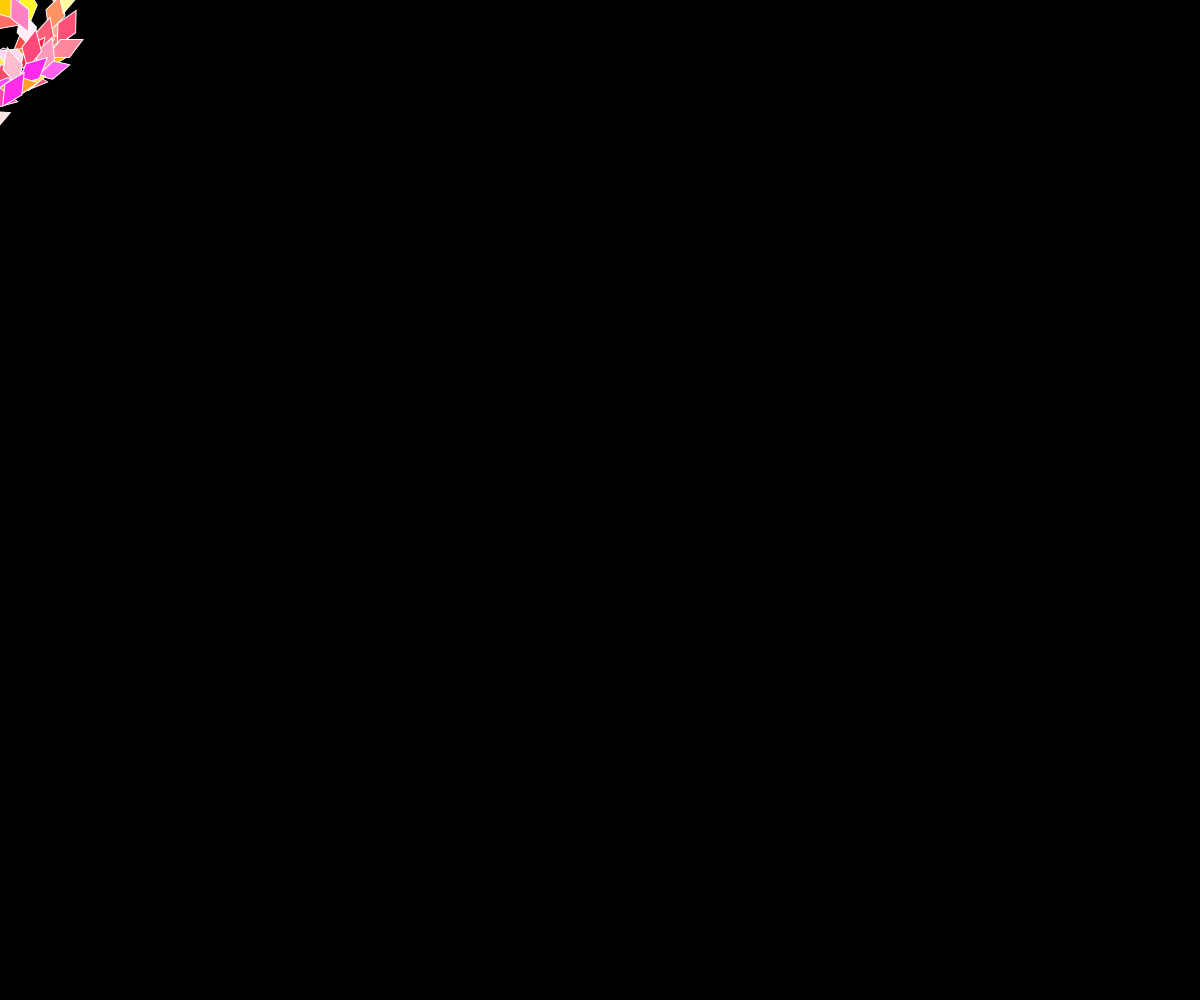
Frame 1 (no input)
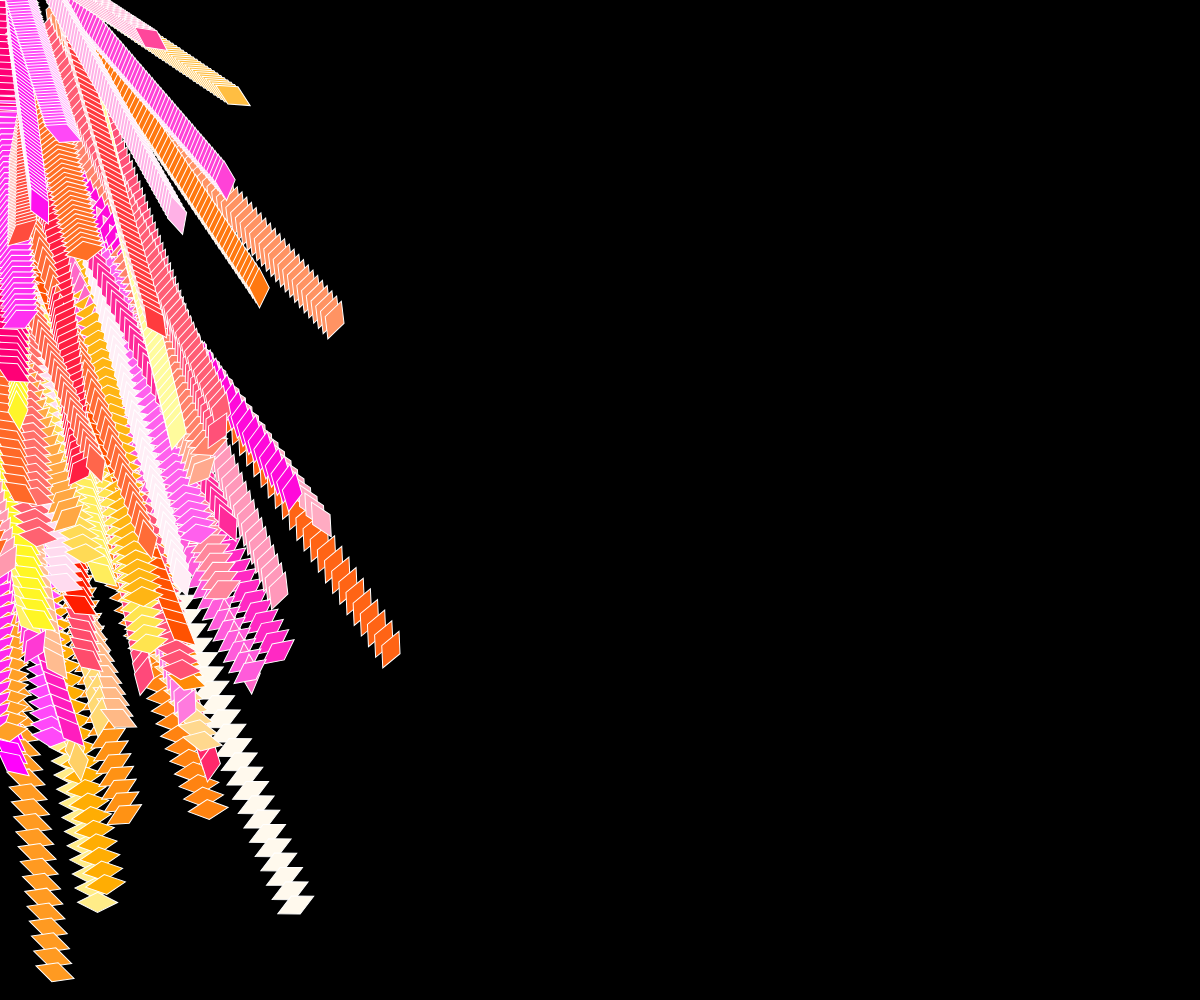
Frame 60 (no input)
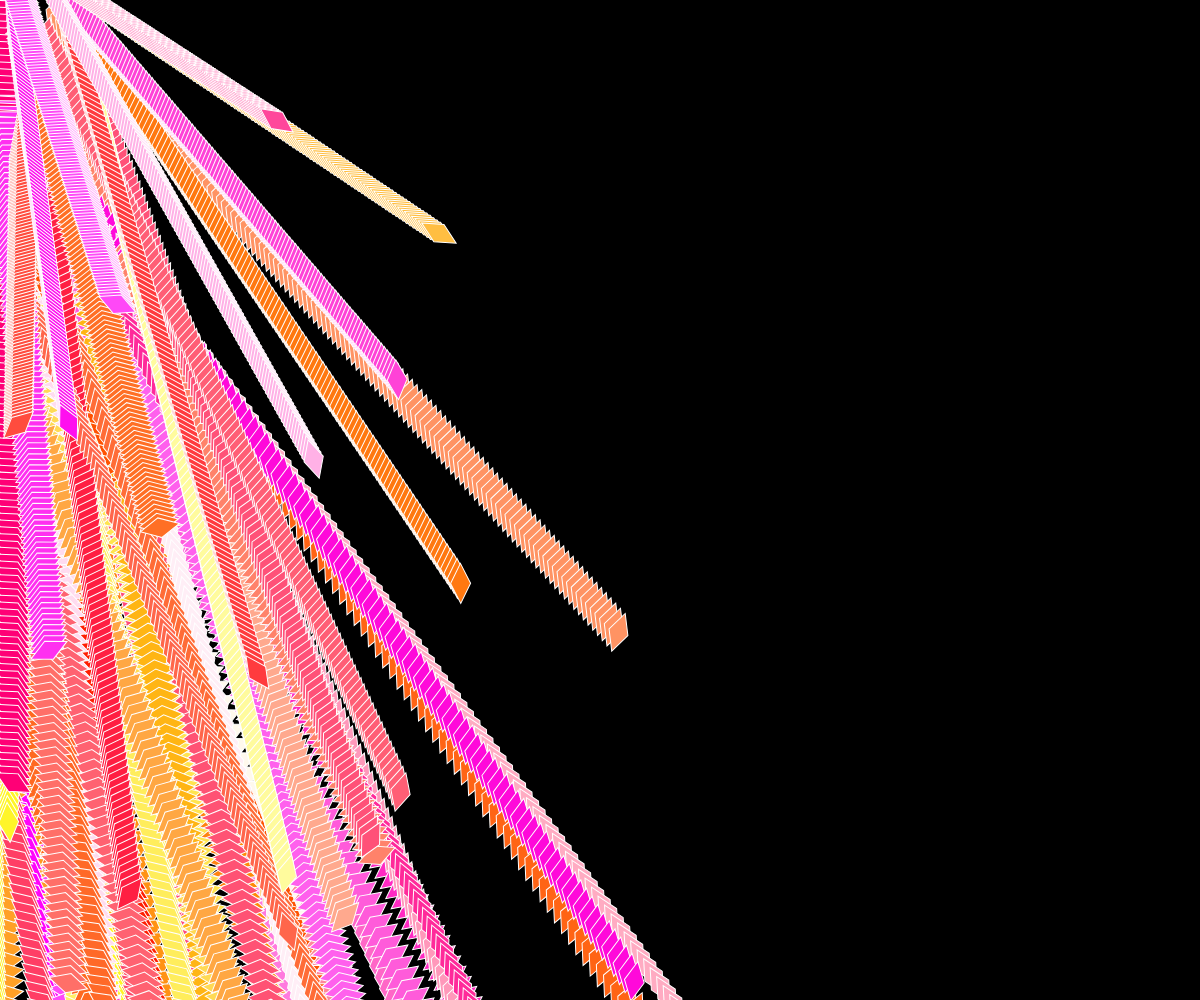
Frame 120 (the mouse pressed at the canvas centre since frame 60)

The p5.js sketch that drew these frames (run headless with seeded random() and noise() and a simulated clock; from frame 60 on, the mouse is pressed at the canvas centre):

// p5.js sketch
// ── sketch.js
//creating the variables that will be valid throughout the code
var myRosa = [];
var amountOfRosa = 150; //change number of figures
var a = 45;

function setup() {
  //setting the scene
  createCanvas(windowWidth, windowHeight);
  background("black");
  stroke("white");
  angleMode(DEGREES);


  //define our first instance
  for (var i = 0; i < amountOfRosa; i++) {

    var tempx = random() * 10 + 10;
    var tempy = random() * 10 + 10;
    var tempr = random() * 50 + 10;

    var tempRosa = new Rosa(tempx, tempy, tempr);

    //shades of pink = do not randomize the first variable
    tempRosa.color = color(255, random() * 255, random() * 255);

    myRosa.push(tempRosa);
  }

}

function draw() {

  for (var i = 0; i < myRosa.length; i++) {

    var tempRosa = myRosa[i];

    tempRosa.move();
    tempRosa.display();


  }

}

//creating a new function
function Rosa(_xPos, _yPos, _rotation) {
  //define its properties
  this.x = _xPos;
  this.y = _yPos;
  this.speed = 2;
  this.color = "pink";
  this.rotation = _rotation;

  //define the variables that will make the object move
  var xInc = random();
  var yInc = random();

  //now we can tell rosa to move
  this.move = function() {
    this.x += xInc * this.speed;
    this.y += yInc * this.speed;
    this.rotation = rotate(sin(a));

    // if cycles to tell our object to stay inside our canvas
    if (this.x > windowWidth || this.x < 0) {
      xInc = -xInc;
    }

    if (this.y > windowHeight || this.y < 0) {
      yInc = -yInc;
    }

    //now we can start drawing our object
    this.display = function() {
      angleMode(DEGREES);
      translate(this.x, this.y);
      rotate(_rotation);
      fill(this.color);
      quad(this.x + 10, this.y - 20, this.x + 20, this.y, this.x + 10, this.y + 20, this.x, this.y);
    }

  }

}
